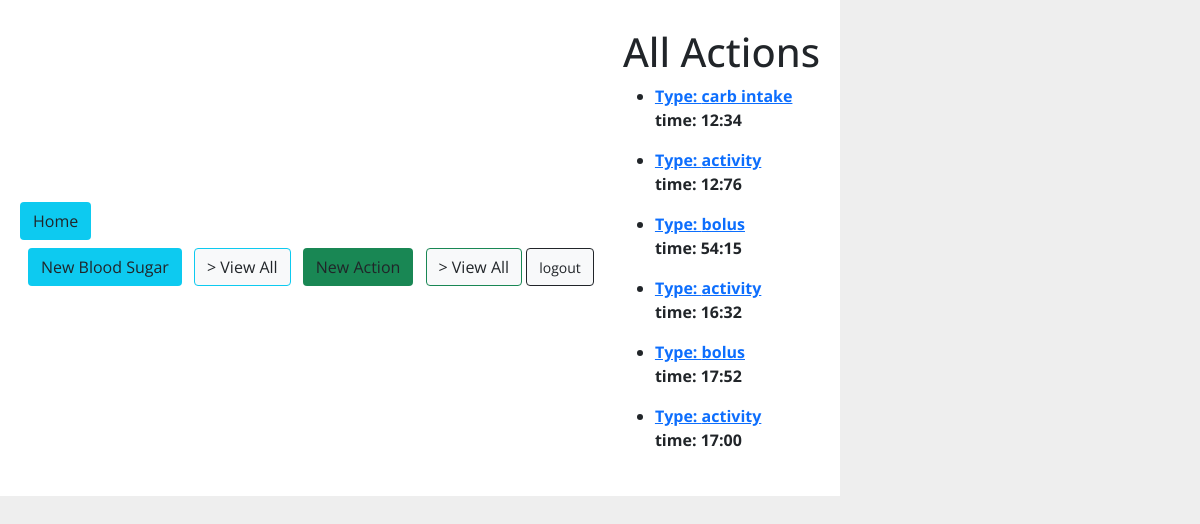
Page /acts (signed in) on the committed database.
### bs_track/models.py (models this page shows)
class Action(db.Model):
    id = col(db.Integer, primary_key=True)
    time = col(db.String(6), nullable=False)
    act_type = col(db.Enum(ACTIONTYPES), default=ACTIONTYPES.BOLUS)
    notes = col(db.String(160), nullable=True)
    created_by_id = db.Column(db.Integer, db.ForeignKey("user.id"))
    created_by = db.relationship("User")

### bs_track/acts/routes.py (the view)
@routes.route('/acts')
def index():
    bs = Bloodsugar.query.all()
    actions = Action.query.all()
    return render_template('all_act.html', bs=bs, actions=actions)

### bs_track/extensions.py (called while the page is built)
@login_manager.user_loader
def load_user(user_id):
    return User.query.get(user_id)

### bs_track/utils.py (called while the page is built)
    def __str__(self):
        return str(self.value)

### bs_track/templates/all_act.html
{% extends 'base.html' %}
{% block content %}
<div>
<h1>All Actions</h1>
<ul>
{% for act in actions %}
    <li >
       <a href="/acts/{{ act.id }}"> <strong>Type: {{ act.act_type }}</strong></a>
        <p><strong>time: {{ act.time }}</strong></p></a>
    </li>
    {% endfor %}
</ul>
</div>
{% endblock %}

### bs_track/static/style.css (style rules this page uses)
body { display: flex; flex-direction: column; background-color: #eee; font-family: 'Open Sans', sans-serif; }

### rows in the picture
Action: act_type "carb intake", time "12:34"
Action: act_type "activity", time "12:76"
Action: act_type "bolus", time "54:15"
Action: act_type "activity", time "16:32"
Action: act_type "bolus", time "17:52"
Action: act_type "activity", time "17:00"
